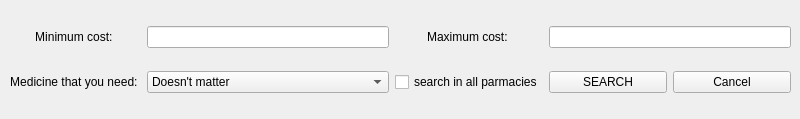
    <widget class="QWidget" name="by_cost">
     <widget class="QWidget" name="gridLayoutWidget_12">
      <property name="geometry">
       <rect>
        <x>10</x>
        <y>9</y>
        <width>781</width>
        <height>101</height>
       </rect>
      </property>
      <layout class="QGridLayout" name="gridLayout_12">
       <item row="0" column="0">
        <widget class="QLabel" name="label_52">
         <property name="text">
          <string>Minimum cost: </string>
         </property>
         <property name="alignment">
          <set>Qt::AlignCenter</set>
         </property>
        </widget>
       </item>
       <item row="0" column="1">
        <widget class="QLineEdit" name="min_cost"/>
       </item>
       <item row="0" column="3">
        <widget class="QLineEdit" name="max_cost"/>
       </item>
       <item row="0" column="2">
        <widget class="QLabel" name="label_53">
         <property name="text">
          <string>Maximum cost: </string>
         </property>
         <property name="alignment">
          <set>Qt::AlignCenter</set>
         </property>
        </widget>
       </item>
       <item row="1" column="0">
        <widget class="QLabel" name="label_54">
         <property name="text">
          <string>Medicine that you need: </string>
         </property>
         <property name="alignment">
          <set>Qt::AlignCenter</set>
         </property>
        </widget>
       </item>
       <item row="1" column="1">
        <widget class="QComboBox" name="type_product">
         <item>
          <property name="text">
           <string>Doesn't matter</string>
          </property>
         </item>
         <item>
          <property name="text">
           <string>Vitamins</string>
          </property>
         </item>
         <item>
          <property name="text">
           <string>Antibiotic</string>
          </property>
         </item>
         <item>
          <property name="text">
           <string>Antipyretic</string>
          </property>
         </item>
        </widget>
       </item>
       <item row="1" column="3">
        <layout class="QHBoxLayout" name="horizontalLayout">
         <item>
          <widget class="QPushButton" name="search_cost_medicine">
           <property name="text">
            <string>SEARCH</string>
           </property>
          </widget>
         </item>
         <item>
          <widget class="QPushButton" name="cancel_search">
           <property name="text">
            <string>Cancel</string>
           </property>
          </widget>
         </item>
        </layout>
       </item>
       <item row="1" column="2">
        <widget class="QCheckBox" name="where_search">
         <property name="text">
          <string>search in all parmacies</string>
         </property>
        </widget>
       </item>
      </layout>
     </widget>
    </widget>
